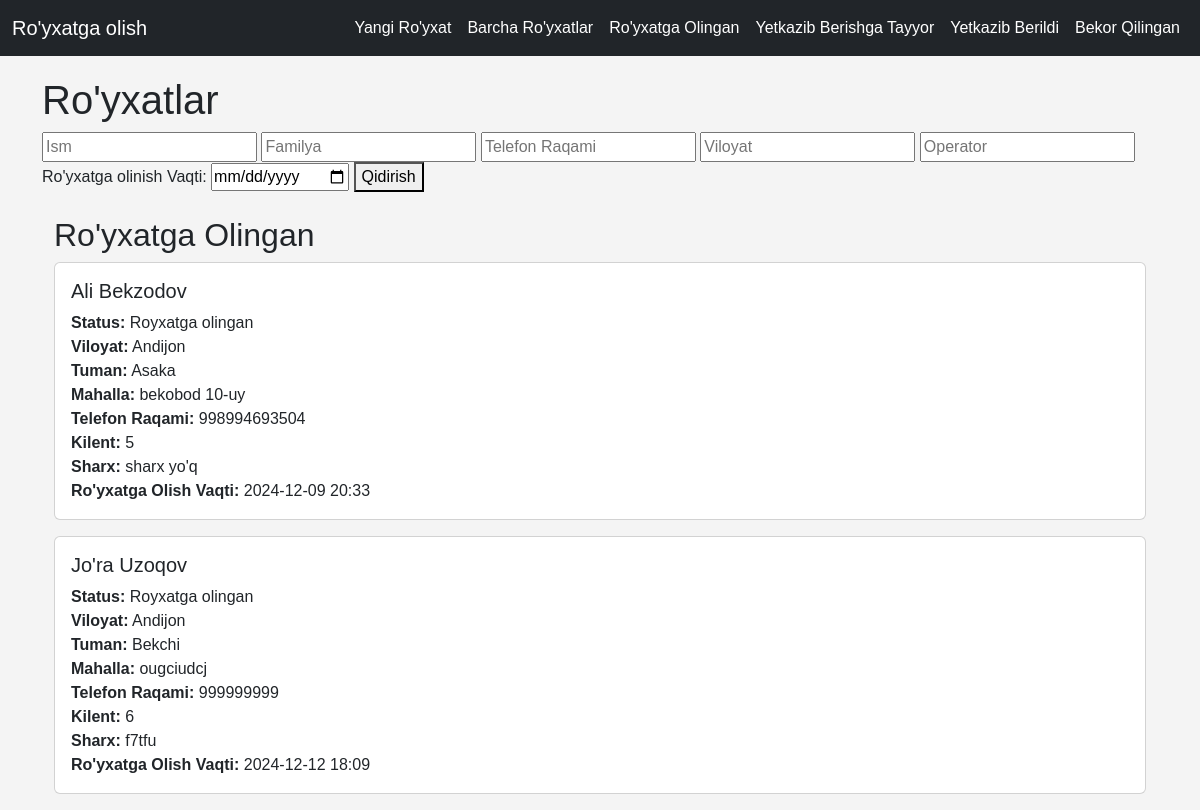
The page / on the database its author committed.
### app/models.py (models this page shows, shortened)
class Royxat(models.Model):
    STATUS_CHOICES = [
        ('RO', 'Royxatga olingan'),
        ('YT', 'Yetkazib berishga tayyor'),
        ('YB', 'Yetkazib berildi'),
        ('BK', 'Bekor qilingan'),
    ]
    ism = models.CharField(max_length=100)
    familya = models.CharField(max_length=100)
    viloyat = models.ForeignKey(Viloyat, models.CASCADE)
    tuman = models.CharField(max_length=100)
    mahhala = models.CharField(max_length=200)
    raqam = models.IntegerField()
    kilent = models.IntegerField()
    sharx = models.TextField(null=True)
    aperator = models.ForeignKey(Aperator, models.CASCADE)
    royxat_vaqti = models.DateTimeField(auto_now=True)
    status = models.CharField(max_length=2, choices=STATUS_CHOICES, default='RO')

class Viloyat(models.Model):
    name = models.CharField(max_length=100)
    def __str__(self):
        return self.name

### app/views.py (the view)
# urls.py: path('', views.royxat_list, name='royxat_list'),
def royxat_list(request):
    search_ism = request.GET.get('ism', '')
    search_familya = request.GET.get('familya', '')
    search_raqam = request.GET.get('raqam', '')
    search_viloyat = request.GET.get('viloyat', '')
    search_operator = request.GET.get('operator', '')
    search_royxat_vaqti = request.GET.get('royxat_vaqti', '')
    royxatga_olingan = Royxat.objects.filter(status='RO')
    tayyor = Royxat.objects.filter(status='YT')
    bekor_qilingan = Royxat.objects.filter(status='BK')
    if search_ism:
        royxatga_olingan = royxatga_olingan.filter(ism__icontains=search_ism)
        tayyor = tayyor.filter(ism__icontains=search_ism)
        bekor_qilingan = bekor_qilingan.filter(ism__icontains=search_ism)
    if search_familya:
        royxatga_olingan = royxatga_olingan.filter(familya__icontains=search_familya)
        tayyor = tayyor.filter(familya__icontains=search_familya)
        bekor_qilingan = bekor_qilingan.filter(familya__icontains=search_familya)
    if search_raqam:
        royxatga_olingan = royxatga_olingan.filter(raqam__icontains=search_raqam)
        tayyor = tayyor.filter(raqam__icontains=search_raqam)
        bekor_qilingan = bekor_qilingan.filter(raqam__icontains=search_raqam)
    if search_viloyat:
        royxatga_olingan = royxatga_olingan.filter(viloyat__icontains=search_viloyat)
        tayyor = tayyor.filter(viloyat__icontains=search_viloyat)
        bekor_qilingan = bekor_qilingan.filter(viloyat__icontains=search_viloyat)
    if search_operator:
        royxatga_olingan = royxatga_olingan.filter(operator__icontains=search_operator)
        tayyor = tayyor.filter(operator__icontains=search_operator)
        bekor_qilingan = bekor_qilingan.filter(operator__icontains=search_operator)
    if search_royxat_vaqti:
        royxatga_olingan = royxatga_olingan.filter(royxat_vaqti__icontains=search_royxat_vaqti)
        tayyor = tayyor.filter(royxat_vaqti__icontains=search_royxat_vaqti)
        bekor_qilingan = bekor_qilingan.filter(royxat_vaqti__icontains=search_royxat_vaqti)
    return render(request, 'royxta_list.html', {
        'royxatga_olingan': royxatga_olingan,
        'tayyor': tayyor,
        'bekor_qilingan': bekor_qilingan,
    })

### templates/royxta_list.html (shortened to what this page needs)
{% extends 'base.html' %}
{% block content %}
<h1>Ro'yxatlar</h1>
<form method="get" action="{% url 'royxat_list' %}">
    <input type="text" name="ism" placeholder="Ism" value="{{ request.GET.ism }}">
    <input type="text" name="familya" placeholder="Familya" value="{{ request.GET.familya }}">
    <input type="text" name="raqam" placeholder="Telefon Raqami" value="{{ request.GET.raqam }}">
    <input type="text" name="viloyat" placeholder="Viloyat" value="{{ request.GET.viloyat }}">
    <input type="text" name="operator" placeholder="Operator" value="{{ request.GET.operator }}">
    <label for="start_date">Ro'yxatga olinish Vaqti:</label>
    <input type="date" name="start_date" id="start_date" value="{{ request.GET.start_date }}">
    <button type="submit">Qidirish</button>
</form>
<div class="container mt-4">
    <h2>Ro'yxatga Olingan</h2>
    {% for item in royxatga_olingan %}
    <div class="card mb-3">
        <div class="card-body">
            <h5 class="card-title">{{ item.ism }} {{ item.familya }}</h5>
            <p class="card-text">
                <strong>Status:</strong> {{ item.get_status_display }}<br>
                <strong>Viloyat:</strong> {{ item.viloyat }}<br>
                <strong>Tuman:</strong> {{ item.tuman }}<br>
                <strong>Mahalla:</strong> {{ item.mahhala }}<br>
                <strong>Telefon Raqami:</strong> {{ item.raqam }}<br>
                <strong>Kilent:</strong> {{ item.kilent }}<br>
                <strong>Sharx:</strong> {{ item.sharx|default:"N/A" }}<br>
                <strong>Ro'yxatga Olish Vaqti:</strong> {{ item.royxat_vaqti|date:"Y-m-d H:i" }}<br>
            </p>
        </div>
    </div>
    {% empty %}
    <p>Hech narsa topilmadi.</p>
    {% endfor %}
</div>
{% endblock %}

### templates/base.html (shortened to what this page needs)
<!DOCTYPE html>
<html lang="en">
<head>
    <link href="https://cdn.jsdelivr.net/npm/bootstrap@5.3.3/dist/css/bootstrap.min.css" rel="stylesheet">
</head>
<body>
    <nav class="navbar navbar-expand-lg navbar-dark bg-dark">
        <div class="container-fluid">
            <a class="navbar-brand" href="#">Ro'yxatga olish</a>
            <div class="collapse navbar-collapse" id="navbarNav">
                <ul class="navbar-nav ms-auto">
                    <li class="nav-item">
                        <a class="nav-link {% if request.path == '/create/' %}active{% endif %}" href="{% url 'create_royxat' %}">Yangi Ro'yxat</a>
                    </li>
                    <li class="nav-item">
                        <a class="nav-link {% if request.path == '/list/' %}active{% endif %}" href="{% url 'royxat_list' %}">Barcha Ro'yxatlar</a>
                    </li>
                    <li class="nav-item">
                        <a class="nav-link {% if request.path == '/status/RO' %}active{% endif %}" href="{% url 'royxat_detail' 'RO' %}">Ro'yxatga Olingan</a>
                    </li>
                    <li class="nav-item">
                        <a class="nav-link {% if request.path == '/status/YT' %}active{% endif %}" href="{% url 'royxat_detail' 'YT' %}">Yetkazib Berishga Tayyor</a>
                    </li>
                    <li class="nav-item">
                        <a class="nav-link {% if request.path == '/status/YB' %}active{% endif %}" href="{% url 'royxat_detail' 'YB' %}">Yetkazib Berildi</a>
                    </li>
                    <li class="nav-item">
                        <a class="nav-link {% if request.path == '/status/BK' %}active{% endif %}" href="{% url 'royxat_detail' 'BK' %}">Bekor Qilingan</a>
                    </li>
                </ul>
            </div>
        </div>
    </nav>
    <div class="container">
        {% block content %}{% endblock %}
    </div>
</body>
</html>

### templates/base.html (style rules this page uses)
body { font-family: Arial, sans-serif; background-color: #f4f4f4; }
.navbar { margin-bottom: 20px; }
.navbar-nav .nav-link { color: white !important; }

### rows shown on the page
Royxat: ism "Ali", familya "Bekzodov", status "Royxatga olingan", viloyat "Andijon", tuman "Asaka", mahhala "bekobod 10-uy", raqam "998994693504", kilent "5", sharx "sharx yo'q", royxat_vaqti "2024-12-09 20:33"
Royxat: ism "Jo'ra", familya "Uzoqov", status "Royxatga olingan", viloyat "Andijon", tuman "Bekchi", mahhala "ougciudcj", raqam "999999999", kilent "6", sharx "f7tfu", royxat_vaqti "2024-12-12 18:09"
